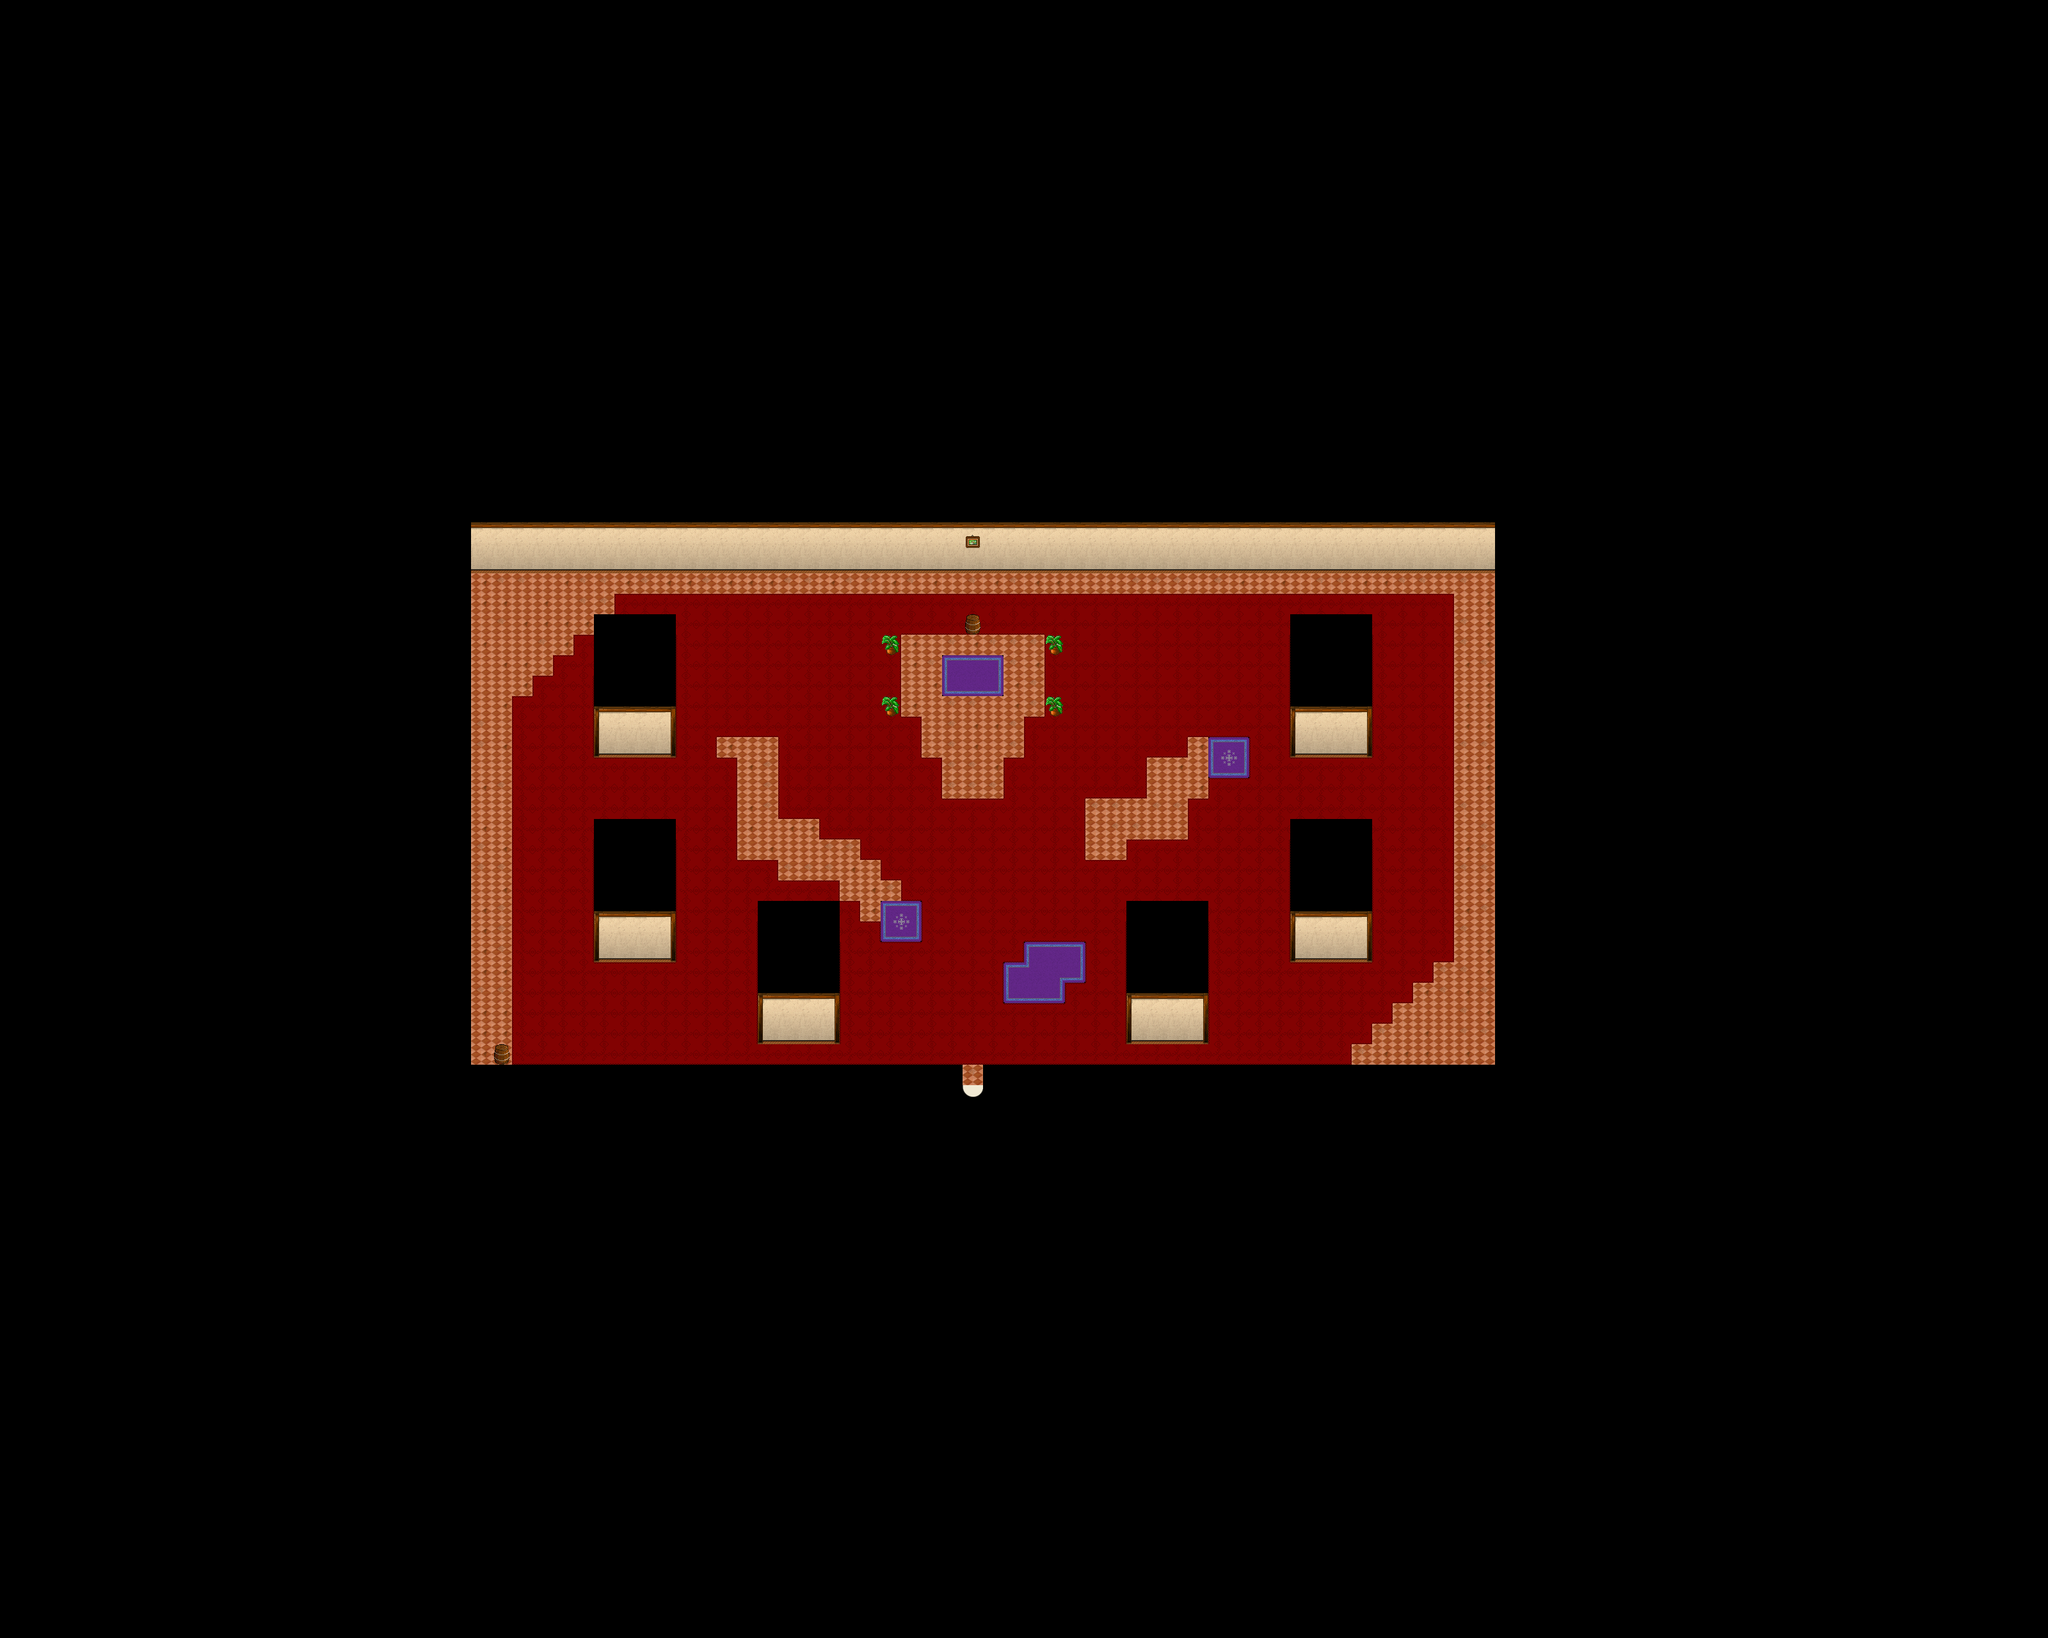

This is a level from a 2D game, rendered from its Tiled map with the project's own tilesets. A one-line summary and the map file follow, with tile-layer data summarised:
An orthogonal 100x80 tile map with 32x32 px tiles, 3 tile layers (Ground, Fringe, Over), 2 hidden layers not drawn, 3 tilesets and 4 objects (4x fixme).

<map version="1.8" tiledversion="1.8.0" orientation="orthogonal" renderorder="right-down" width="100" height="80" tilewidth="32" tileheight="32" infinite="0" nextlayerid="61" nextobjectid="9">
 <properties>
  <property name="background0image" value="graphics/images/spit23loginwallpaper_800x600.png" />
  <property name="author" value="Jesusalva" />
  <property name="license" value="GPL v2+, CC BY SA 4.0+" />
  <property name="manaplus version" value="2" />
  <property name="minimap" value="graphics/minimaps/001-13.png" />
  <property name="music" value="let_the_battles_begin.ogg" />
  <property name="name" value="Showdown" />
 </properties>
 <tileset firstgid="1" name="collision" tilewidth="32" tileheight="32" tilecount="9" columns="3">
  <image source="../graphics/tilesets/collision.png" width="96" height="96" />
 </tileset>
 <tileset firstgid="10" name="inn" tilewidth="32" tileheight="32" tilecount="256" columns="16">
  <image source="../graphics/tilesets/inn.png" width="512" height="512" />
 </tileset>
 <tileset firstgid="266" name="inn2" tilewidth="32" tileheight="32" tilecount="256" columns="16">
  <image source="../graphics/tilesets/inn2.png" width="512" height="512" />
 </tileset>
 <layer id="9" name="Ground" width="100" height="80">
  <data>[8000 cells, 8000 non-empty, 32 distinct tile ids]</data>
 </layer>
 <layer id="10" name="Fringe" width="100" height="80">
  <data>[8000 cells, 80 non-empty, 5 distinct tile ids]</data>
 </layer>
 <layer id="11" name="Over" width="100" height="80">
  <data>[8000 cells, 79 non-empty, 3 distinct tile ids]</data>
 </layer>
 <layer id="12" name="Collision" width="100" height="80" visible="0">
  <data>[8000 cells, 6909 non-empty, 2 distinct tile ids]</data>
 </layer>
 <layer id="13" name="Heights" width="100" height="80" visible="0">
  <data>[8000 cells, 0 non-empty, 0 distinct tile ids]</data>
 </layer>
 <objectgroup id="7" name="Objects">
  <object id="1" name="Margin" type="fixme" x="0" y="0" width="640" height="640" />
  <object id="3" name="Margin" type="fixme" x="0" y="1920" width="640" height="640" />
  <object id="5" name="Margin" type="fixme" x="2560" y="1920" width="640" height="640" />
  <object id="6" name="Margin" type="fixme" x="2560" y="0" width="640" height="640" />
 </objectgroup>
</map>
